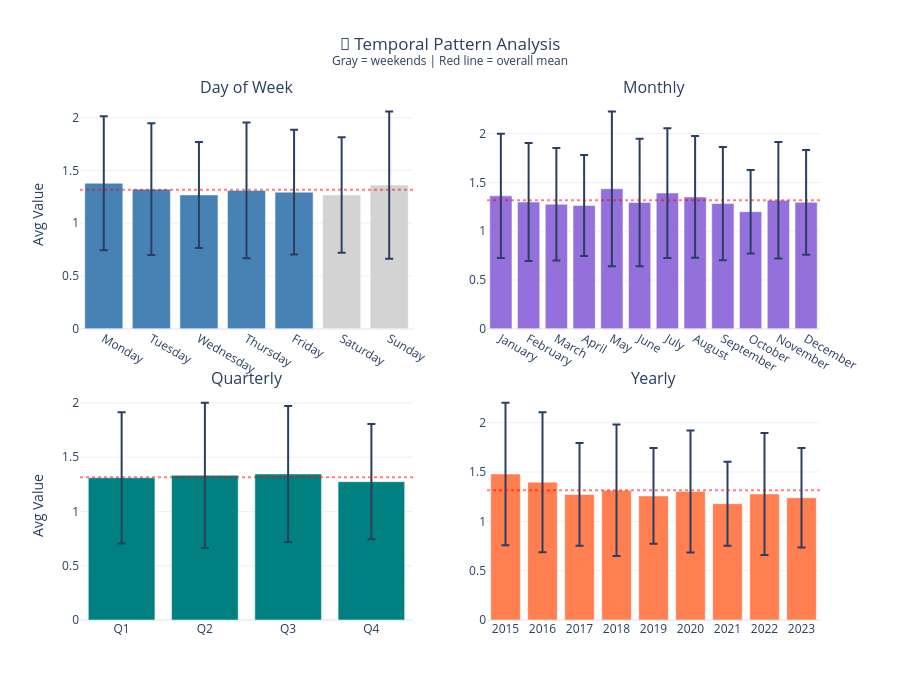

The code cell stored with this chart in its notebook:
### Markdown cell above
## 1c.6 Seasonality Detection

**📖 Understanding Seasonality:**
- **Weekly** (period=7): Higher activity on certain days
- **Monthly** (period~30): End-of-month patterns, billing cycles
- **Quarterly** (period~90): Business cycles, seasonal products

**📊 Interpreting Strength (Autocorrelation):**

Strength measures how well values at a given lag correlate with current values.

| Strength | Interpretation | Random Data Baseline |
|----------|----------------|---------------------|
| 0.0 | No pattern (random noise) | ≈ 0.0 |
| 0.1–0.3 | Weak pattern | Barely above random |
| 0.3–0.5 | Moderate pattern | 3–5× lift over random |
| 0.5–0.7 | Strong pattern | Clear repeating cycle |
| > 0.7 | Very strong pattern | Near-deterministic cycle |

*Lift interpretation: A strength of 0.4 means the pattern explains ~40% of variance at that lag, vs ~0% for random data.*

**🎯 Window-Aligned Pattern Detection:**

We check two types of patterns:
- **Natural periods** (7, 14, 21, 30 days): Calendar-driven cycles
- **Aggregation windows** (from findings): Patterns at your selected feature windows (e.g., 180d, 365d)

If a pattern aligns with your aggregation window, features computed over that window may capture the full cycle — consider this when interpreting aggregated features.

**Impact on ML:**
- Add day-of-week, month features for detected periods
- Consider seasonal decomposition for strong patterns
- Use cyclical encodings (sin/cos) for neural networks

### Code cell
# Seasonality Analysis - Temporal Pattern Grid + Autocorrelation

# Prepare temporal columns
daily_data["day_of_week"] = daily_data[TIME_COLUMN].dt.day_name()
daily_data["month"] = daily_data[TIME_COLUMN].dt.month_name()
daily_data["quarter"] = "Q" + daily_data[TIME_COLUMN].dt.quarter.astype(str)
daily_data["year"] = daily_data[TIME_COLUMN].dt.year.astype(str)

dow_order = ["Monday", "Tuesday", "Wednesday", "Thursday", "Friday", "Saturday", "Sunday"]
month_order = ["January", "February", "March", "April", "May", "June", "July", "August", "September", "October", "November", "December"]
daily_data["day_of_week"] = native_pd.Categorical(daily_data["day_of_week"], categories=[d for d in dow_order if d in daily_data["day_of_week"].to_numpy()], ordered=True)
daily_data["month"] = native_pd.Categorical(daily_data["month"], categories=[m for m in month_order if m in daily_data["month"].to_numpy()], ordered=True)
daily_data["quarter"] = native_pd.Categorical(daily_data["quarter"], categories=[q for q in ["Q1","Q2","Q3","Q4"] if q in daily_data["quarter"].to_numpy()], ordered=True)

# Compute statistics
dow_stats_mean = daily_data.groupby("day_of_week", observed=True)[analysis_col].mean().reset_index().rename(columns={analysis_col: "mean"})
dow_stats_std = daily_data.groupby("day_of_week", observed=True)[analysis_col].std().reset_index().rename(columns={analysis_col: "std"})
dow_stats = dow_stats_mean.merge(dow_stats_std, on="day_of_week")
monthly_stats_mean = daily_data.groupby("month", observed=True)[analysis_col].mean().reset_index().rename(columns={analysis_col: "mean"})
monthly_stats_std = daily_data.groupby("month", observed=True)[analysis_col].std().reset_index().rename(columns={analysis_col: "std"})
monthly_stats = monthly_stats_mean.merge(monthly_stats_std, on="month")
quarterly_stats_mean = daily_data.groupby("quarter", observed=True)[analysis_col].mean().reset_index().rename(columns={analysis_col: "mean"})
quarterly_stats_std = daily_data.groupby("quarter", observed=True)[analysis_col].std().reset_index().rename(columns={analysis_col: "std"})
quarterly_stats = quarterly_stats_mean.merge(quarterly_stats_std, on="quarter")
yearly_stats_mean = daily_data.groupby("year", observed=True)[analysis_col].mean().reset_index().rename(columns={analysis_col: "mean"})
yearly_stats_std = daily_data.groupby("year", observed=True)[analysis_col].std().reset_index().rename(columns={analysis_col: "std"})
yearly_stats = yearly_stats_mean.merge(yearly_stats_std, on="year")
overall_mean = daily_data[analysis_col].mean()

# Get aggregation window lags for seasonality detection
window_lags = []
if findings.time_series_metadata and findings.time_series_metadata.suggested_aggregations:
    for w in findings.time_series_metadata.suggested_aggregations:
        if w != "all_time":
            days = int(w.replace("d", "").replace("h", "")) if "d" in w else int(w.replace("h", "")) // 24
            if days > 30:
                window_lags.append(days)

# Run seasonality detection
seasonality_results = analyzer.detect_seasonality(daily_data, value_column=analysis_col, additional_lags=window_lags)

# Create 2x2 visualization grid
fig = make_subplots(rows=2, cols=2, subplot_titles=["Day of Week", "Monthly", "Quarterly", "Yearly"],
                    horizontal_spacing=0.1, vertical_spacing=0.12)

colors_dow = ["lightgray" if d in ["Saturday", "Sunday"] else "steelblue" for d in dow_stats["day_of_week"]]
fig.add_trace(go.Bar(x=dow_stats["day_of_week"], y=dow_stats["mean"], error_y=dict(type="data", array=dow_stats["std"]),
                     marker_color=colors_dow, showlegend=False), row=1, col=1)
fig.add_trace(go.Bar(x=monthly_stats["month"], y=monthly_stats["mean"], error_y=dict(type="data", array=monthly_stats["std"]),
                     marker_color="mediumpurple", showlegend=False), row=1, col=2)
fig.add_trace(go.Bar(x=quarterly_stats["quarter"], y=quarterly_stats["mean"], error_y=dict(type="data", array=quarterly_stats["std"]),
                     marker_color="teal", showlegend=False), row=2, col=1)
fig.add_trace(go.Bar(x=yearly_stats["year"], y=yearly_stats["mean"], error_y=dict(type="data", array=yearly_stats["std"]),
                     marker_color="coral", showlegend=False), row=2, col=2)

for row, col in [(1, 1), (1, 2), (2, 1), (2, 2)]:
    fig.add_hline(y=overall_mean, line_dash="dot", line_color="red", opacity=0.5, row=row, col=col)

fig.update_layout(title={"text": "📅 Temporal Pattern Analysis<br><sup>Gray = weekends | Red line = overall mean</sup>",
                         "x": 0.5, "xanchor": "center"}, template="plotly_white", height=700)
fig.update_yaxes(title_text="Avg Value", row=1, col=1)
fig.update_yaxes(title_text="Avg Value", row=2, col=1)
display_figure(fig)

# Combined Pattern Analysis
print("📊 SEASONALITY & TEMPORAL PATTERN ANALYSIS")
print("="*60)

# Variation analysis
def calc_var(stats): return (stats["mean"].max() - stats["mean"].min()) / overall_mean * 100 if len(stats) > 1 else 0
variations = {"day_of_week": calc_var(dow_stats), "month": calc_var(monthly_stats),
              "quarter": calc_var(quarterly_stats), "year": calc_var(yearly_stats)}

print("\n📈 Pattern Variation (% from mean):")
print(f"   Day of Week: {variations['day_of_week']:.1f}%")
print(f"   Monthly:     {variations['month']:.1f}%")
print(f"   Quarterly:   {variations['quarter']:.1f}%")
print(f"   Yearly:      {variations['year']:.1f}%")

# Autocorrelation seasonality
print("\n🔁 Autocorrelation Seasonality (threshold > 0.3):")
if seasonality_results:
    for sr in seasonality_results:
        strength = "Strong" if sr.strength > 0.5 else "Moderate"
        aligned = " [aggregation window]" if sr.period in window_lags else ""
        print(f"   • {sr.period_name or f'{sr.period}d'}: {sr.strength:.3f} ({strength}){aligned}")
else:
    print("   No significant autocorrelation patterns detected")

# Generate recommendations
SEASONALITY_RECOMMENDATIONS = []
for pattern, var_pct in variations.items():
    priority = "high" if var_pct > 20 else "medium" if var_pct > 10 else "low"

    if pattern == "day_of_week" and var_pct > 10:
        SEASONALITY_RECOMMENDATIONS.append({"pattern": pattern, "variation": var_pct, "priority": priority,
            "features": ["dow_sin", "dow_cos", "is_weekend"], "reason": f"{var_pct:.1f}% variation - add cyclical encoding"})
    elif pattern == "month" and var_pct > 10:
        SEASONALITY_RECOMMENDATIONS.append({"pattern": pattern, "variation": var_pct, "priority": priority,
            "features": ["month_sin", "month_cos"], "reason": f"{var_pct:.1f}% variation - add cyclical encoding"})
    elif pattern == "quarter" and var_pct > 10:
        SEASONALITY_RECOMMENDATIONS.append({"pattern": pattern, "variation": var_pct, "priority": priority,
            "features": ["quarter_sin", "quarter_cos"], "reason": f"{var_pct:.1f}% variation - add cyclical encoding"})
    elif pattern == "year" and var_pct > 20:
        trend_explains = 'trend_result' in dir() and trend_result.strength > 0.3 and trend_result.has_direction
        if trend_explains:
            SEASONALITY_RECOMMENDATIONS.append({"pattern": pattern, "variation": var_pct, "priority": priority,
                "features": ["year_trend"], "reason": f"{var_pct:.1f}% variation aligned with trend"})
        else:
            SEASONALITY_RECOMMENDATIONS.append({"pattern": pattern, "variation": var_pct, "priority": priority,
                "features": ["year_categorical"], "reason": f"{var_pct:.1f}% variation but NO linear trend - use categorical",
                "warning": "Stepwise changes or non-linear cycles suspected"})

# For autocorrelation-detected patterns
for sr in seasonality_results:
    if sr.period in [7, 14, 21, 30] and sr.strength > 0.3:
        SEASONALITY_RECOMMENDATIONS.append({"pattern": f"{sr.period}d_cycle", "variation": sr.strength * 100,
            "priority": "medium", "features": [f"lag_{sr.period}d_ratio"],
            "reason": f"Autocorrelation {sr.strength:.2f} at {sr.period}d - add lag ratio feature"})

print("\n" + "─"*60)
print("📋 SEASONALITY RECOMMENDATIONS:")
print("─"*60)
if SEASONALITY_RECOMMENDATIONS:
    for rec in SEASONALITY_RECOMMENDATIONS:
        icon = {"high": "🔴", "medium": "🟡", "low": "🟢"}.get(rec["priority"], "⚪")
        print(f"\n{icon} [{rec['priority'].upper()}] {rec['pattern'].replace('_', ' ').title()}")
        print(f"   {rec['reason']}")
        if rec.get("warning"):
            print(f"   ⚠️  {rec['warning']}")
        if rec.get("features"):
            print(f"   → Features: {', '.join(rec['features'])}")
else:
    print("\n   No significant patterns - seasonal features unlikely to help")

TEMPORAL_PATTERN_RECOMMENDATIONS = SEASONALITY_RECOMMENDATIONS

### Figure 1 — Plotly figure (JSON) as saved in the notebook; plotly's stock layout.template omitted (floating-point values rounded to 4 significant figures)
{"data": [{"error_y": {"array": [0.6349, 0.6245, 0.5021, 0.6429, 0.5904, 0.5475, 0.6976], "type": "data"}, "marker": {"color": ["steelblue", "steelblue", "steelblue", "steelblue", "steelblue", "lightgray", "lightgray"]}, "showlegend": false, "type": "bar", "x": ["Monday", "Tuesday", "Wednesday", "Thursday", "Friday", "Saturday", "Sunday"], "xaxis": "x", "y": [1.378, 1.323, 1.268, 1.311, 1.294, 1.267, 1.361], "yaxis": "y"}, {"error_y": {"array": [0.6374, 0.6055, 0.5769, 0.5162, 0.7924, 0.6526, 0.6649, 0.6238, 0.5804, 0.4278, 0.5967, 0.5357], "type": "data"}, "marker": {"color": "mediumpurple"}, "showlegend": false, "type": "bar", "x": ["January", "February", "March", "April", "May", "June", "July", "August", "September", "October", "November", "December"], "xaxis": "x2", "y": [1.362, 1.299, 1.276, 1.263, 1.434, 1.295, 1.391, 1.351, 1.283, 1.2, 1.316, 1.295], "yaxis": "y2"}, {"error_y": {"array": [0.6048, 0.6691, 0.6259, 0.5311], "type": "data"}, "marker": {"color": "teal"}, "showlegend": false, "type": "bar", "x": ["Q1", "Q2", "Q3", "Q4"], "xaxis": "x3", "y": [1.31, 1.333, 1.345, 1.274], "yaxis": "y3"}, {"error_y": {"array": [0.7226, 0.7092, 0.5203, 0.6652, 0.4853, 0.6187, 0.4253, 0.6182, 0.5049], "type": "data"}, "marker": {"color": "coral"}, "showlegend": false, "type": "bar", "x": ["2015", "2016", "2017", "2018", "2019", "2020", "2021", "2022", "2023"], "xaxis": "x4", "y": [1.48, 1.397, 1.272, 1.315, 1.257, 1.303, 1.179, 1.277, 1.239], "yaxis": "y4"}], "layout": {"annotations": [{"font": {"size": 16}, "showarrow": false, "text": "Day of Week", "x": 0.225, "xanchor": "center", "xref": "paper", "y": 1.0, "yanchor": "bottom", "yref": "paper"}, {"font": {"size": 16}, "showarrow": false, "text": "Monthly", "x": 0.775, "xanchor": "center", "xref": "paper", "y": 1.0, "yanchor": "bottom", "yref": "paper"}, {"font": {"size": 16}, "showarrow": false, "text": "Quarterly", "x": 0.225, "xanchor": "center", "xref": "paper", "y": 0.44, "yanchor": "bottom", "yref": "paper"}, {"font": {"size": 16}, "showarrow": false, "text": "Yearly", "x": 0.775, "xanchor": "center", "xref": "paper", "y": 0.44, "yanchor": "bottom", "yref": "paper"}], "height": 700, "shapes": [{"line": {"color": "red", "dash": "dot"}, "opacity": 0.5, "type": "line", "x0": 0, "x1": 1, "xref": "x domain", "y0": 1.316, "y1": 1.316, "yref": "y"}, {"line": {"color": "red", "dash": "dot"}, "opacity": 0.5, "type": "line", "x0": 0, "x1": 1, "xref": "x2 domain", "y0": 1.316, "y1": 1.316, "yref": "y2"}, {"line": {"color": "red", "dash": "dot"}, "opacity": 0.5, "type": "line", "x0": 0, "x1": 1, "xref": "x3 domain", "y0": 1.316, "y1": 1.316, "yref": "y3"}, {"line": {"color": "red", "dash": "dot"}, "opacity": 0.5, "type": "line", "x0": 0, "x1": 1, "xref": "x4 domain", "y0": 1.316, "y1": 1.316, "yref": "y4"}], "title": {"text": "📅 Temporal Pattern Analysis<br><sup>Gray = weekends | Red line = overall mean</sup>", "x": 0.5, "xanchor": "center"}, "xaxis": {"anchor": "y", "domain": [0.0, 0.45]}, "xaxis2": {"anchor": "y2", "domain": [0.55, 1.0]}, "xaxis3": {"anchor": "y3", "domain": [0.0, 0.45]}, "xaxis4": {"anchor": "y4", "domain": [0.55, 1.0]}, "yaxis": {"anchor": "x", "domain": [0.56, 1.0], "title": {"text": "Avg Value"}}, "yaxis2": {"anchor": "x2", "domain": [0.56, 1.0]}, "yaxis3": {"anchor": "x3", "domain": [0.0, 0.44], "title": {"text": "Avg Value"}}, "yaxis4": {"anchor": "x4", "domain": [0.0, 0.44]}}}
